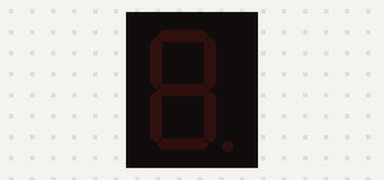
This sketch was run on a simulated Arduino Uno, built with avr-gcc and run on an emulated ATmega328P. On the bench: 1-digit seven-segment display. Wiring (inferred from the names in the program): 1-digit 7-segment display, segments lit when HIGH: segments pin 2, pin 3, pin 4, pin 5, pin 6, pin 7, pin 8, pin 9. The segment pins are drawn as the display they are named for.

Above: at 0.1 s.
At 6.7 s:
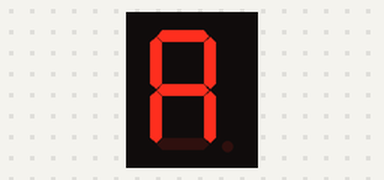
At 7.9 s:
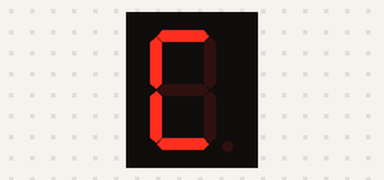
At 8.5 s:
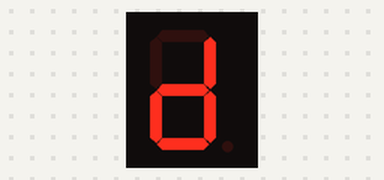
At 9.1 s:
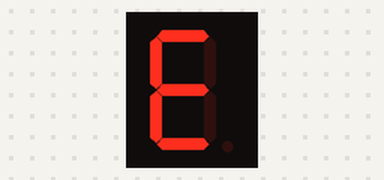
At 9.7 s:
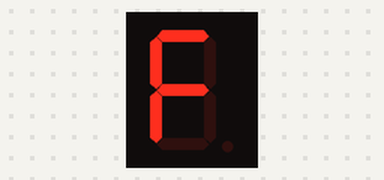

Measured:
- by itself, everything shown: repeats every 11.6 s, in 32 steps
- what the display in image 1 shows lasts 0.5 s, from 6.6 s to 7.1 s
- what the display in image 5 shows lasts 2.5 s, from 9.6 s to 12.1 s

The sketch:

display7Segmentos.ino
```cpp
byte seven_seg_digits[16][7] = {
{ 1,1,1,1,1,1,0 }, //DIGITO 0
{ 0,1,1,0,0,0,0 }, //DIGITO 1
{ 1,1,0,1,1,0,1 }, //DIGITO 2
{ 1,1,1,1,0,0,1 }, //DIGITO 3
{ 0,1,1,0,0,1,1 }, //DIGITO 4
{ 1,0,1,1,0,1,1 }, //DIGITO 5
{ 1,0,1,1,1,1,1 }, //DIGITO 6
{ 1,1,1,0,0,0,0 }, //DIGITO 7
{ 1,1,1,1,1,1,1 }, //DIGITO 8
{ 1,1,1,1,0,1,1 }, //DIGITO 9
{ 1,1,1,0,1,1,1 }, //DIGITO A
{ 0,0,1,1,1,1,1 }, //DIGITO B
{ 1,0,0,1,1,1,0 }, //DIGITO C
{ 0,1,1,1,1,0,1 }, //DIGITO D
{ 1,0,0,1,1,1,1 }, //DIGITO E
{ 1,0,0,0,1,1,1 } //DIGITO F
};
void setup(){
pinMode(2, OUTPUT); //Pino 2 -> Segmento A
pinMode(3, OUTPUT); //Pino 3 -> Segmento B
pinMode(4, OUTPUT); //Pino 4 -> Segmento C
pinMode(5, OUTPUT); //Pino 5 -> Segmento D
pinMode(6, OUTPUT); //Pino 6 -> Segmento E
pinMode(7, OUTPUT); //Pino 7 -> Segmento F
pinMode(8, OUTPUT); //Pino 8 -> Segmento G
pinMode(9, OUTPUT); //Pino 9 -> Segmento PONTO
ligaPonto(0);
}
void ligaPonto(byte dot){ //Função que aciona o ponto do display
digitalWrite(9, dot);
}
void ligaSegmentosDisplay(byte digit){ //FUNÇÃO QUE ACIONA O DISPLAY
byte pino = 2;
for (byte contadorSegmentos = 0; contadorSegmentos < 7;
++contadorSegmentos){
//Para "contadorSegmentos"
//Igual a 0, enquanto "contadorsegmentos" menor que 7, incrementa"contadorSegmentos"
digitalWrite(pino, seven_seg_digits[digit][contadorSegmentos]);
//Percorre o array e liga os
//Segmentos correspondentes ao digito
++pino; //Incrementa "pino"
}
ligaPonto(1); //Liga o ponto do display
delay(100); //Intervalo de 100 milissegundos
ligaPonto(0); //Desliga o ponto do display
}
//Método responsável pela contagem de 0 a 9 e contagem de "a" até "f"(na contagem hexadecimal "A"=10 / "B"=11 / "C"=12 / "D"=13 / "E"=14 /"F"=15)
void loop() {
for (byte contador = 0; contador < 16; contador++){ //Para "contador"
//Igual a 0, enquanto "contador" menor que 16, incrementa "contador"
delay(500); //Intervalo de 500 milissegundos
ligaSegmentosDisplay(contador); //Faz a contagem
}
delay(2000); //Intervalo de 2 segundos
}
```
